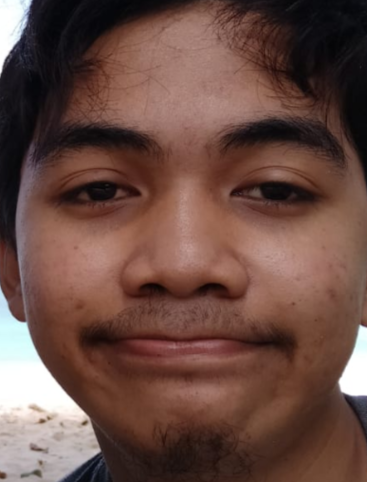
#> input picture PA1/Dataset/train/Tedy/Screenshot_94.png, 367 x 482 px; its folder holds only this picture in this run
$ jupyter execute --allow-errors histogram_equalization.ipynb
#> lines starting #> are read from the running program, lines starting #| are printed output that depends on the picture
[cell 1]
import cv2
import os

[cell 2]
DIR_PATH = "Dataset/train/Tedy/"
NEW_DIR_PATH = "Dataset/histogram_equalization/"

[cell 3]
# Histogram equalization

def hist_equal(file_name):
    # Read image file
#> called with file_name = 'Screenshot_94.png'
    img = cv2.imread(DIR_PATH + file_name, 0)
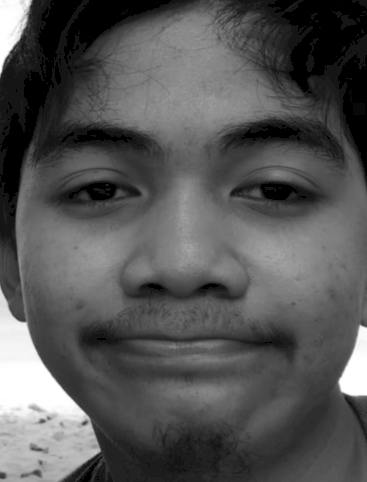
#> img: shape (482, 367); min 0, max 255, mean 84.8
    # Apply histogram equalization
    equ = cv2.equalizeHist(img)
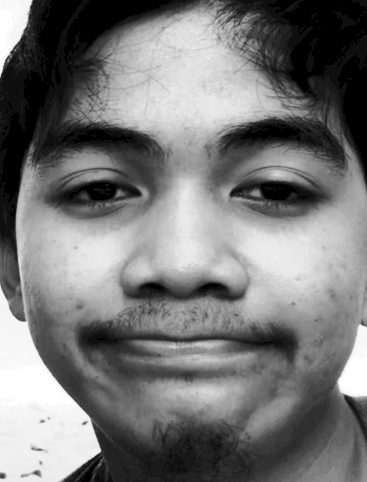
#> equ: shape (482, 367); min 0, max 255, mean 119.1
    # Save file to new directory
    cv2.imwrite(NEW_DIR_PATH + file_name, equ)

[cell 4]
# Iterate through each image file
for file_name in os.listdir(DIR_PATH):
    hist_equal(file_name)

[cell 5]
# Grayscale converter
GRAY_DIR_PATH = "Dataset/grayscale_converter/"

def gray_converter(file_name):
    # Read image file
    img = cv2.imread(DIR_PATH + file_name, 0)
    # Apply histogram equalization
    # Save file to new directory
    cv2.imwrite(GRAY_DIR_PATH + file_name, img)

[cell 6]
# Iterate through each image file
for file_name in os.listdir(DIR_PATH):
    gray_converter(file_name)

## RGB HISTOGRAM EQUALIZATION

[cell 7]
## code to plot histogram in python
import numpy as np
import cv2
from matplotlib import pyplot as plt
img = cv2.imread('Dataset/train/Tedy/Screenshot_94.png',0)
hist,bins = np.histogram(img.flatten(),256,[0,256])
#> hist = 256 values, max 14348 at index 0, min 0 at index 1, mean 691; bins = 257 values from 0 to 256
plt.hist(img.flatten(),256,[0,256], color = 'r')
plt.xlim([0,256])
plt.show()
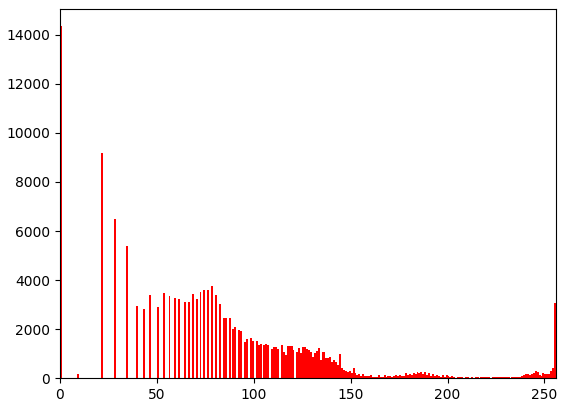
#> figure drawn by matplotlib, 1 panel; tallest bar 14348 high, from x = 0 to 1
